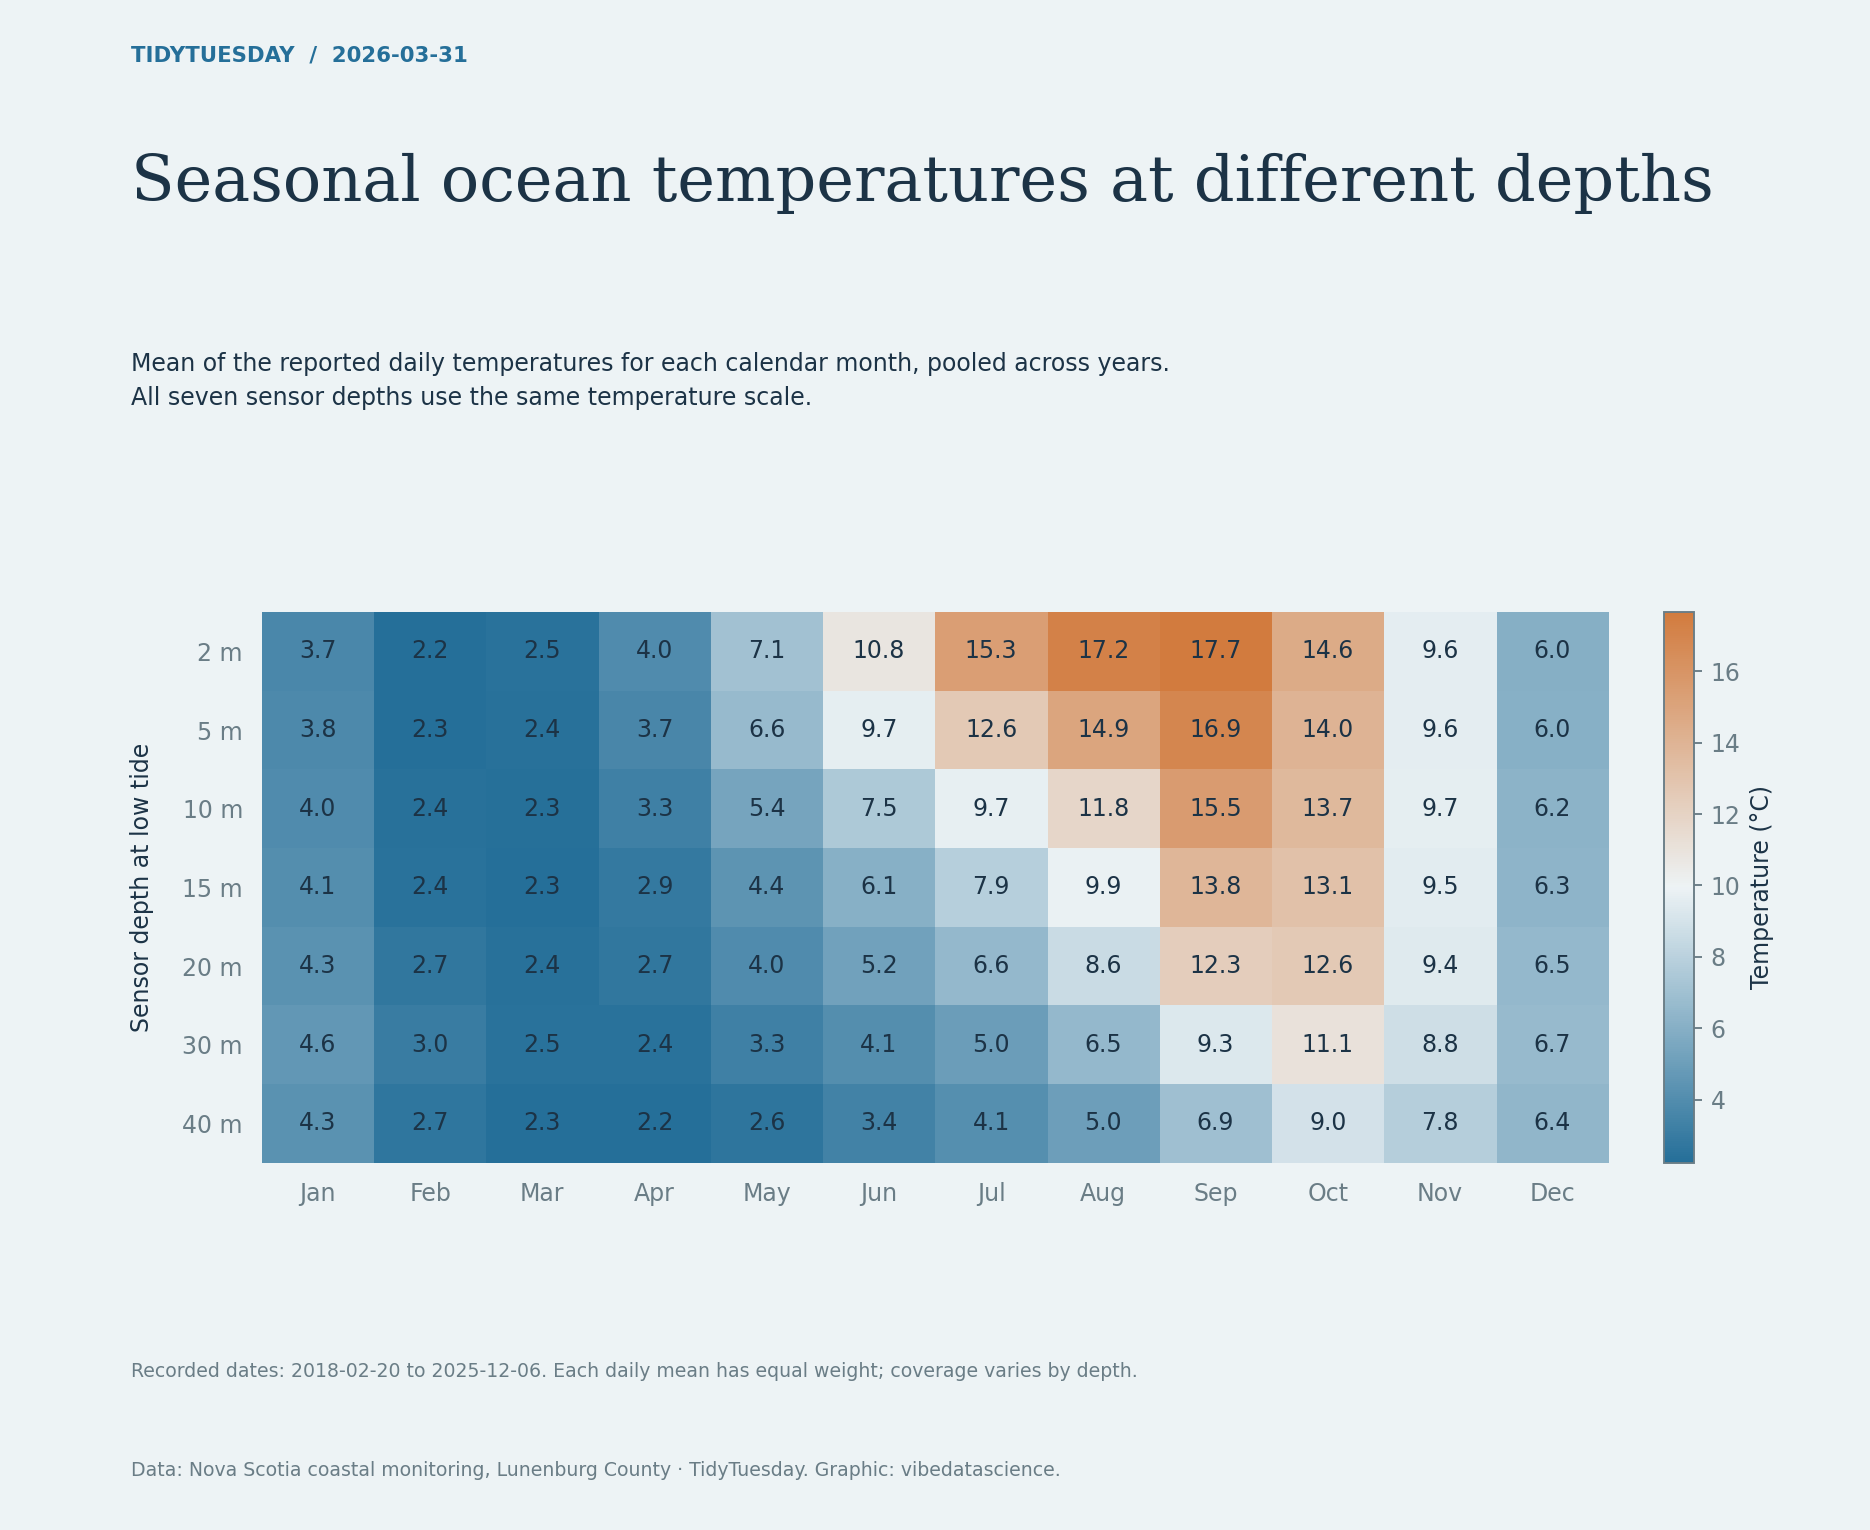

This figure's Python source:
"""TidyTuesday 2026-03-31: Seasonal ocean temperatures at different depths. Reproduce the chart from the bundled source data."""
from pathlib import Path
import textwrap
import re
from collections import Counter
import numpy as np
import pandas as pd
import matplotlib
matplotlib.use('Agg')
import matplotlib.pyplot as plt
import matplotlib.dates as mdates
from matplotlib.ticker import FuncFormatter, MaxNLocator
from matplotlib.colors import LinearSegmentedColormap, Normalize
from matplotlib.patches import Patch

HERE = Path(__file__).resolve().parent
PAPER, INK, MUTED, ACCENT, SECOND = ('#edf3f5', '#1c3346', '#6a7d86', '#256f99', '#d27b3e')
plt.rcParams.update({'font.family':'DejaVu Sans', 'font.size':10, 'text.color':INK,
 'axes.labelcolor':INK, 'xtick.color':MUTED, 'ytick.color':MUTED,
 'axes.edgecolor':MUTED, 'savefig.facecolor':PAPER})

def read(name):
    data = pd.read_csv(HERE / 'data' / (name + '.csv.gz'), low_memory=False)
    assert len(data), 'Empty source data'
    return data

def figure(subtitle, height=9):
    fig = plt.figure(figsize=(11,height), facecolor=PAPER)
    fig.text(.07,.96,'TIDYTUESDAY  /  2026-03-31',fontsize=9,color=ACCENT,weight='bold')
    fig.text(.07,.90,textwrap.fill('Seasonal ocean temperatures at different depths',48),fontsize=27,fontfamily='DejaVu Serif',va='top',linespacing=1.14)
    fig.text(.07,.77,subtitle,fontsize=10,va='top',linespacing=1.55)
    fig.text(.07,.035,textwrap.fill('Data: Nova Scotia coastal monitoring, Lunenburg County · TidyTuesday. Graphic: vibedatascience.',110),fontsize=8,color=MUTED,linespacing=1.5)
    return fig

def axis(fig, rect=(.24,.18,.69,.49), grid='x'):
    ax=fig.add_axes(rect,facecolor=PAPER)
    for spine in ax.spines.values():spine.set_visible(False)
    ax.tick_params(length=0,pad=8)
    if grid:ax.grid(axis=grid,color=MUTED,alpha=.16,linewidth=.7)
    ax.set_axisbelow(True)
    return ax

def save(fig):
    fig.savefig(HERE / '20260331.png',dpi=170)
    plt.close(fig)
    print('2026-03-31: saved 20260331.png')

df=read('ocean_temperature');df['date']=pd.to_datetime(df.date);df['month']=df.date.dt.month
assert not df.duplicated(['date','sensor_depth_at_low_tide_m']).any()
p=df.groupby(['sensor_depth_at_low_tide_m','month']).mean_temperature_degree_c.mean().unstack().reindex(columns=range(1,13))
fig=figure('Mean of the reported daily temperatures for each calendar month, pooled across years.\nAll seven sensor depths use the same temperature scale.',9)
ax=axis(fig,(.14,.24,.72,.36),None)
im=ax.imshow(p,aspect='auto',cmap=LinearSegmentedColormap.from_list('sea',[ACCENT,PAPER,SECOND]))
for i in range(len(p)):
 for j in range(12):
  if pd.notna(p.iloc[i,j]):ax.text(j,i,f'{p.iloc[i,j]:.1f}',ha='center',va='center',fontsize=10)
ax.set_yticks(range(len(p)),[f'{x} m' for x in p.index]);ax.set_xticks(range(12),['Jan','Feb','Mar','Apr','May','Jun','Jul','Aug','Sep','Oct','Nov','Dec']);ax.set_ylabel('Sensor depth at low tide',labelpad=12)
cax=fig.add_axes([.89,.24,.016,.36]);fig.colorbar(im,cax=cax,label='Temperature (°C)')
fig.text(.07,.10,f'Recorded dates: {df.date.min():%Y-%m-%d} to {df.date.max():%Y-%m-%d}. Each daily mean has equal weight; coverage varies by depth.',fontsize=8,color=MUTED)
save(fig)
